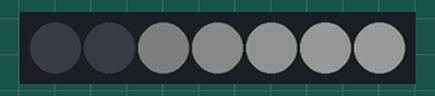
Recording of a sketch running on a simulated ESP8266 (NodeMCU). Shown: 7 RGB LEDs in strip order, left to right. Dim RGB values are drawn brighter than linear; what the sketch prints to the serial monitor is not drawn.

Above: at 0.45 s.
At 1.35 s:
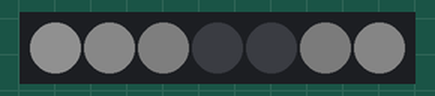
At 2.55 s:
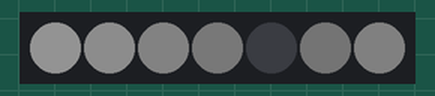
At 3.75 s:
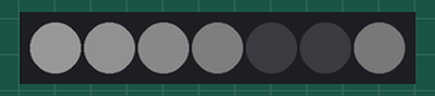
At 4.65 s:
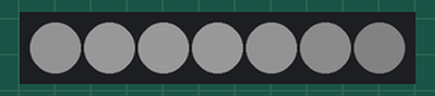
Timing chart, 0 to 4.7 s (numbered marks = the images above):
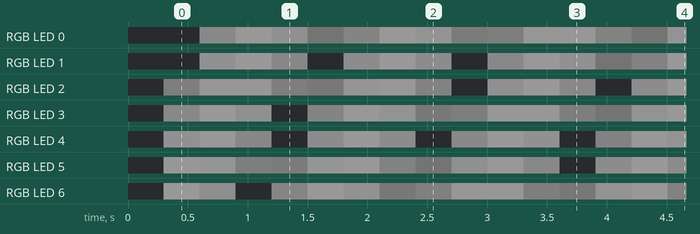

Measured:
- by itself, RGB LED 1: off → RGB(17, 17, 17) at 0.60 s, → RGB(25, 25, 25) 0.30 s later, → RGB(9, 9, 9) 0.30 s later, → off 0.30 s later, … (14 changes in this stretch)
- by itself, RGB LED 4: off → RGB(17, 17, 17) at 0.30 s, → RGB(24, 24, 24) 0.30 s later, → RGB(9, 9, 9) 0.30 s later, → off 0.30 s later, … (15 changes in this stretch)

The sketch:

sin_dist_px_espMini.ino
```cpp
#include <Adafruit_NeoPixel.h>
#ifdef __AVR__
#include <avr/power.h> // Required for 16 MHz Adafruit Trinket
#endif

int LED_PIN = D6 ;
float brillo = .1;

//float distanciaGeneral = 1. ;
int cantPixeles =  7;
float distancias[7] ;
float filtroD = .075;
long marcaTiempo, tiempoActual;
long marcaTiempoFrec, muestreo = 25;
float thresh = 0.; //en num normalizados
//int espera = 250;
int indice = 0;
float frecSeno = 0.50;
float vel = .005;
bool direccion = true;
bool rampa = false;
float t = 0.;
Adafruit_NeoPixel strip(cantPixeles, LED_PIN, NEO_GRB + NEO_KHZ800);

void setup() {
  // put your setup code here, to run once:
  strip.begin();           // INITIALIZE NeoPixel strip object (REQUIRED)
  strip.show();            // Turn OFF all pixels ASAP
  tiempoActual = millis();
  marcaTiempo = tiempoActual;
  marcaTiempoFrec = tiempoActual;
  Serial.begin(115200);
  for (int i = 0 ; i < cantPixeles; i++) {
    distancias[i] = .5;
  }
}

void loop() {
  // put your main code here, to run repeatedly:
  tiempoActual = millis();
  t = tiempoActual * vel;
  //contador desplazamiento led
  /*
    if (tiempoActual > marcaTiempo + espera) {
    strip.setPixelColor(indice, strip.Color(  0, 0, 0));       //  Set pixel's color (in RAM)

    if (rampa) {
      indice++;
      if (indice == cantPixeles - 1)indice = 0;
    } else {
      if (indice == cantPixeles - 1)direccion = !direccion;
      if (indice == 0 && !direccion)direccion = !direccion;

      if (direccion)indice ++;
      else indice--;
    }
    marcaTiempo = millis();

    }
  */

  //(cantPixeles - 1) - indice
  // contador muestreo de distancia y led
  if (tiempoActual > marcaTiempoFrec + muestreo) {
    for (int i = 0 ; i < cantPixeles; i++) {

      // float distancia = (sin(float(tiempoActual) * frecSeno * PI * 2. ) * 0.5 + .5) * 255.;
      float distancia;// = abs(i - indice) / float(cantPixeles - 1) ;

      distancia = 1. - ( sin ( i / float(cantPixeles - 1) * PI * 2. *frecSeno + t) * .5 + .5 ) ;
      distancias[i] = distancias[i] * filtroD + (1. - filtroD) * distancia;
      distancia = distancia * 255. * brillo;


      strip.setPixelColor(i, strip.Color(  distancia, distancia, distancia));         //  Set pixel's color (in RAM)

      Serial.println(distancia);
      Serial.println(distancias[i]);
    }
    strip.show();

    marcaTiempoFrec = tiempoActual;
  }
}
```
